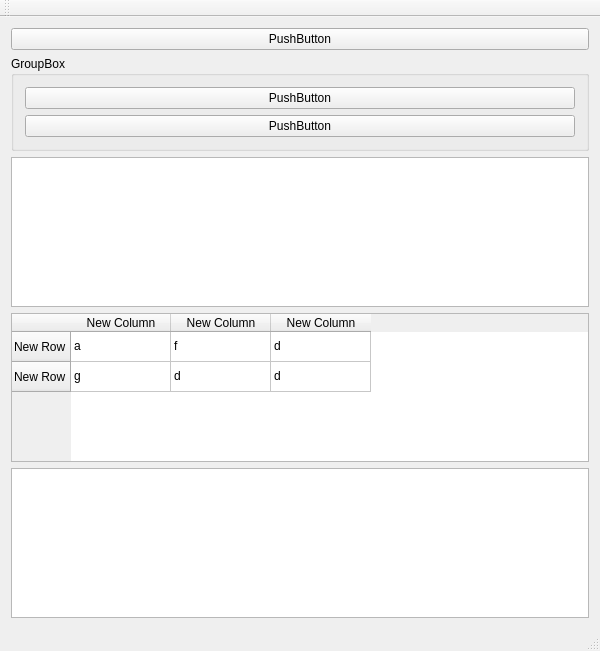
<?xml version="1.0" encoding="UTF-8"?>
<ui version="4.0">
 <class>createAProClass</class>
 <widget class="QMainWindow" name="createAProClass">
  <property name="geometry">
   <rect>
    <x>0</x>
    <y>0</y>
    <width>600</width>
    <height>651</height>
   </rect>
  </property>
  <property name="windowTitle">
   <string>createAPro</string>
  </property>
  <widget class="QWidget" name="centralWidget">
   <layout class="QVBoxLayout" name="verticalLayout_2">
    <item>
     <widget class="QPushButton" name="pushButton">
      <property name="text">
       <string>PushButton</string>
      </property>
     </widget>
    </item>
    <item>
     <widget class="QGroupBox" name="groupBox">
      <property name="title">
       <string>GroupBox</string>
      </property>
      <layout class="QVBoxLayout" name="verticalLayout">
       <item>
        <widget class="QPushButton" name="pushButton_2">
         <property name="text">
          <string>PushButton</string>
         </property>
        </widget>
       </item>
       <item>
        <widget class="QPushButton" name="pushButton_3">
         <property name="text">
          <string>PushButton</string>
         </property>
        </widget>
       </item>
      </layout>
     </widget>
    </item>
    <item>
     <widget class="QListView" name="listView"/>
    </item>
    <item>
     <widget class="QTableWidget" name="tableWidget">
      <row>
       <property name="text">
        <string>New Row</string>
       </property>
      </row>
      <row>
       <property name="text">
        <string>New Row</string>
       </property>
      </row>
      <column>
       <property name="text">
        <string>New Column</string>
       </property>
      </column>
      <column>
       <property name="text">
        <string>New Column</string>
       </property>
      </column>
      <column>
       <property name="text">
        <string>New Column</string>
       </property>
      </column>
      <item row="0" column="0">
       <property name="text">
        <string>a</string>
       </property>
      </item>
      <item row="0" column="1">
       <property name="text">
        <string>f</string>
       </property>
      </item>
      <item row="0" column="2">
       <property name="text">
        <string>d</string>
       </property>
      </item>
      <item row="1" column="0">
       <property name="text">
        <string>g</string>
       </property>
      </item>
      <item row="1" column="1">
       <property name="text">
        <string>d</string>
       </property>
      </item>
      <item row="1" column="2">
       <property name="text">
        <string>d</string>
       </property>
      </item>
     </widget>
    </item>
    <item>
     <widget class="QColumnView" name="columnView"/>
    </item>
   </layout>
  </widget>
  <widget class="QMenuBar" name="menuBar">
   <property name="geometry">
    <rect>
     <x>0</x>
     <y>0</y>
     <width>600</width>
     <height>21</height>
    </rect>
   </property>
  </widget>
  <widget class="QToolBar" name="mainToolBar">
   <attribute name="toolBarArea">
    <enum>TopToolBarArea</enum>
   </attribute>
   <attribute name="toolBarBreak">
    <bool>false</bool>
   </attribute>
  </widget>
  <widget class="QStatusBar" name="statusBar"/>
 </widget>
 <layoutdefault spacing="6" margin="11"/>
 <resources/>
 <connections/>
</ui>
